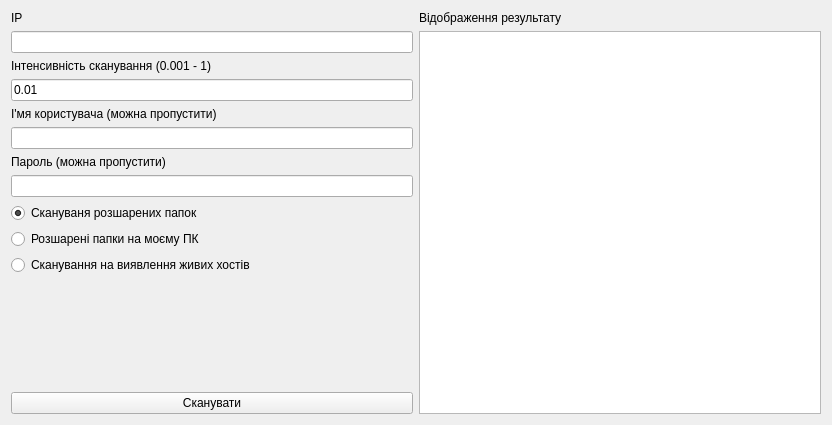
<?xml version="1.0" encoding="UTF-8"?>
<ui version="4.0">
 <class>LANscuner</class>
 <widget class="QWidget" name="LANscuner">
  <property name="geometry">
   <rect>
    <x>0</x>
    <y>0</y>
    <width>832</width>
    <height>425</height>
   </rect>
  </property>
  <property name="windowTitle">
   <string>LANscuner</string>
  </property>
  <layout class="QHBoxLayout" name="horizontalLayout">
   <item>
    <layout class="QVBoxLayout" name="verticalLayout">
     <item>
      <widget class="QLabel" name="label_3">
       <property name="text">
        <string>IP</string>
       </property>
      </widget>
     </item>
     <item>
      <widget class="QLineEdit" name="ip_field"/>
     </item>
     <item>
      <widget class="QLabel" name="label_4">
       <property name="text">
        <string>Інтенсивність сканування (0.001 - 1)</string>
       </property>
      </widget>
     </item>
     <item>
      <widget class="QLineEdit" name="speed_field">
       <property name="text">
        <string>0.01</string>
       </property>
      </widget>
     </item>
     <item>
      <widget class="QLabel" name="label">
       <property name="text">
        <string>І'мя користувача (можна пропустити)</string>
       </property>
      </widget>
     </item>
     <item>
      <widget class="QLineEdit" name="name_field"/>
     </item>
     <item>
      <widget class="QLabel" name="label_2">
       <property name="text">
        <string>Пароль (можна пропустити)</string>
       </property>
      </widget>
     </item>
     <item>
      <widget class="QLineEdit" name="pasword_field"/>
     </item>
     <item>
      <widget class="QRadioButton" name="radio_folder">
       <property name="acceptDrops">
        <bool>false</bool>
       </property>
       <property name="text">
        <string>Скануваня розшарених папок</string>
       </property>
       <property name="checked">
        <bool>true</bool>
       </property>
      </widget>
     </item>
     <item>
      <widget class="QRadioButton" name="radio_local_folder">
       <property name="text">
        <string>Розшарені папки на моєму ПК</string>
       </property>
      </widget>
     </item>
     <item>
      <widget class="QRadioButton" name="radio_host">
       <property name="text">
        <string>Сканування на виявлення живих хостів</string>
       </property>
      </widget>
     </item>
     <item>
      <spacer name="verticalSpacer">
       <property name="orientation">
        <enum>Qt::Vertical</enum>
       </property>
       <property name="sizeHint" stdset="0">
        <size>
         <width>20</width>
         <height>40</height>
        </size>
       </property>
      </spacer>
     </item>
     <item>
      <widget class="QPushButton" name="scunButton">
       <property name="text">
        <string>Сканувати</string>
       </property>
      </widget>
     </item>
    </layout>
   </item>
   <item>
    <layout class="QVBoxLayout" name="verticalLayout_2">
     <item>
      <widget class="QLabel" name="label_5">
       <property name="text">
        <string>Відображення результату</string>
       </property>
      </widget>
     </item>
     <item>
      <widget class="QTextEdit" name="show_field">
       <property name="styleSheet">
        <string notr="true">.QTextEdit{
	font-size: 17px;
}</string>
       </property>
      </widget>
     </item>
    </layout>
   </item>
  </layout>
 </widget>
 <tabstops>
  <tabstop>show_field</tabstop>
 </tabstops>
 <resources/>
 <connections/>
</ui>
